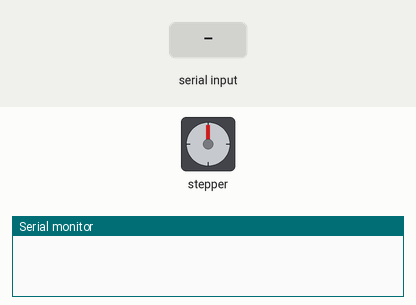
Bench run of a sketch on a simulated Arduino Leonardo, built with avr-gcc and run on an emulated ATmega32U4. Parts: stepper motor, the last lines printed to the serial monitor. Inputs (shaded band) come from the test bench. Stepper angles assume 120 steps per turn.

Above: at 1.2 s.
1.3 s: "90,45\n" received over Serial
At 3.0 s:
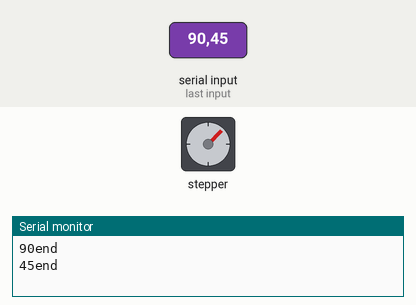
3.9 s: "30,150\n" received over Serial
At 6.0 s:
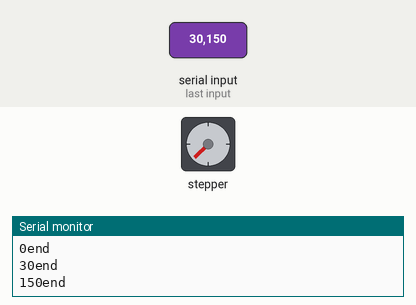
6.9 s: "5\n" received over Serial
At 7.8 s:
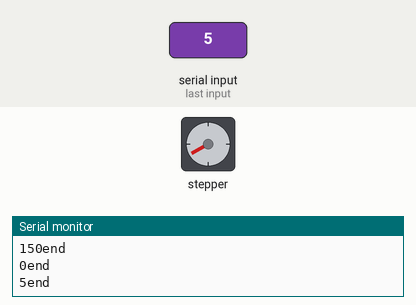
8.4 s: "200\n" received over Serial
At 11.1 s:
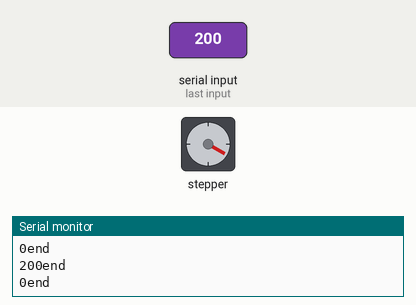
11.4 s: "90\n" received over Serial
At 13.2 s:
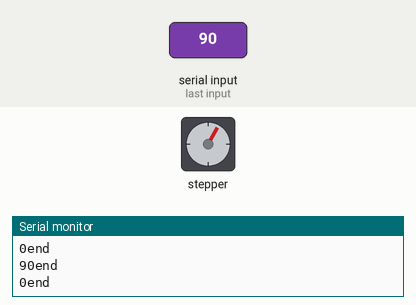
Timing chart, 0 to 14.6 s (numbered marks = the images above; inputs shaded):
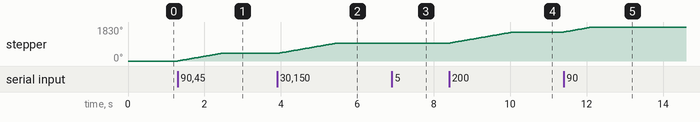

Measured:
- after the input at 1.3 s, stepper: turns 405° clockwise in 1.1 s, starting at once
- after the input at 3.9 s, stepper: turns 540° clockwise in 1.5 s, starting at once
- after the input at 6.9 s, stepper: goes 951° 0.03 s, then 960°, starting at once
- after the input at 8.4 s, stepper: turns 600° clockwise in 1.7 s, starting at once
- after the input at 11.4 s, stepper: turns 270° clockwise in 0.74 s, starting at once

The sketch:

stepper_example1.ino
```cpp
/*
BOM:
LEONARDO
ULN2003APG
28BYJ-48

function:
use serial (Ctrl+Shift+M) set how many steps go
STEPS and stepper.setSpeed(n) are parameters set for running
*/
#include <Stepper.h>
#define STEPS 120
Stepper stepper(STEPS, 8, 9, 10, 11);
int incomingByte = 0;
void setup() {
  stepper.setSpeed(60);//<90
  Serial.begin(9600);
}
void loop() {
  incomingByte = 0;
  if (Serial.available() > 0) {
    incomingByte = Serial.parseInt();
    Serial.print(incomingByte);
    Serial.println("end");
  }
  stepper.step(incomingByte);
}
```
